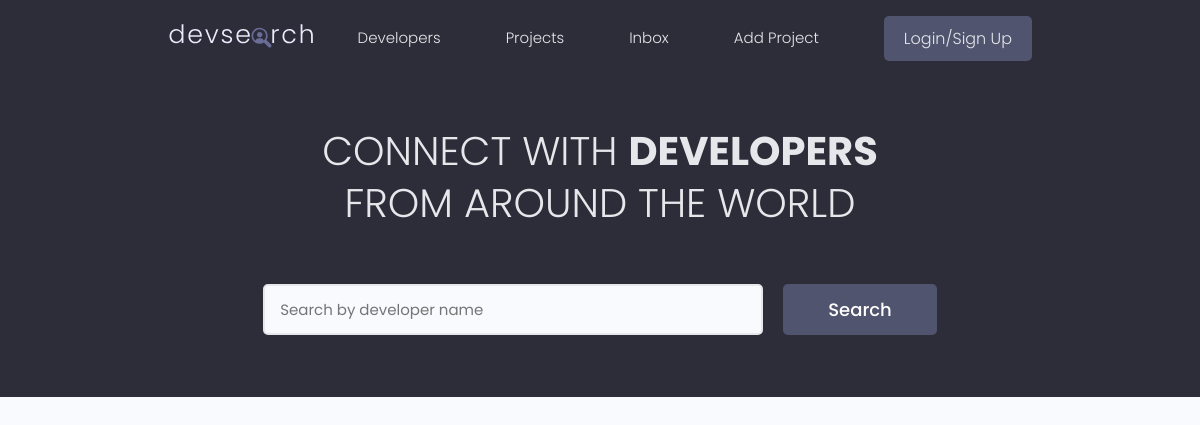
Before: / with the older database file.
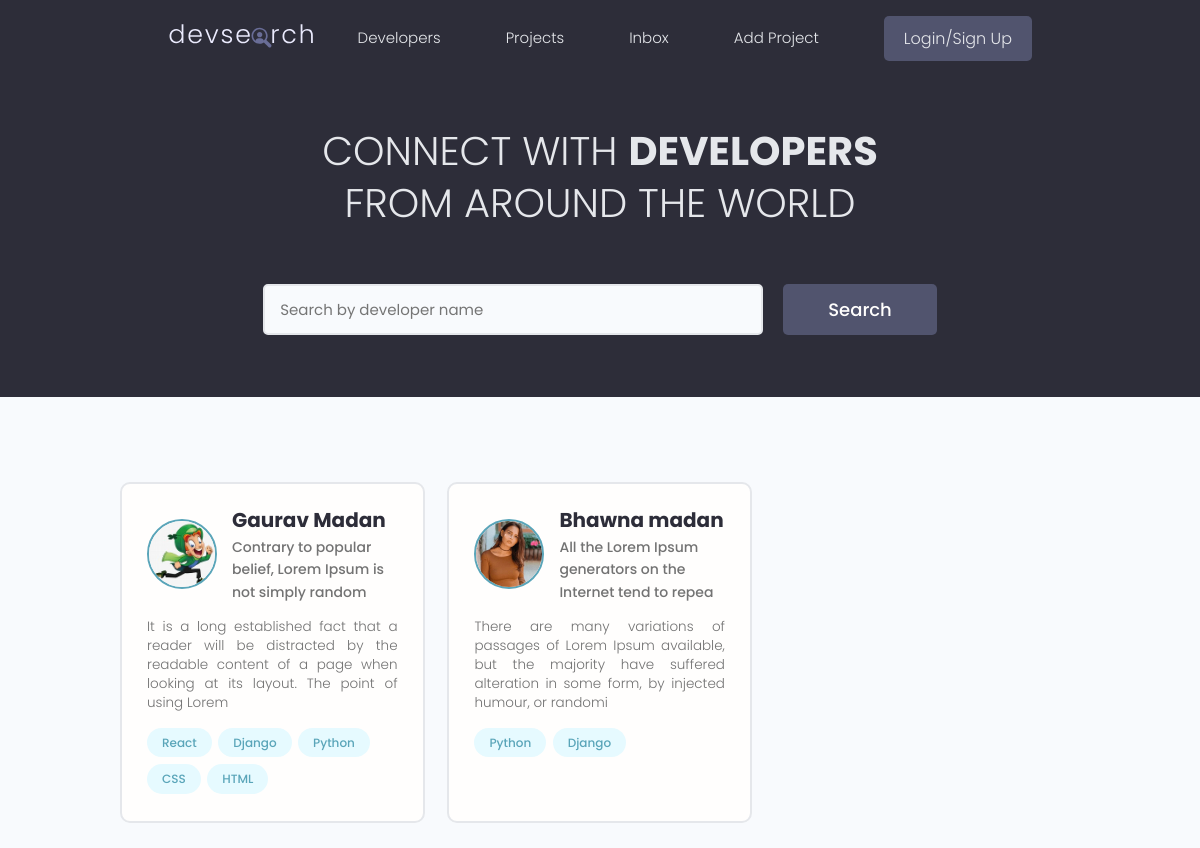
After: the same page with the newer database file.
### users/models.py (models this page shows, shortened)
class Profile(models.Model):
    user = models.OneToOneField(User, blank=True, null=True, on_delete=models.CASCADE)
    name = models.CharField(max_length=200, blank=True, null=True)
    email = models.EmailField(max_length=500, blank=True, null=True)
    username = models.CharField(max_length=200, blank=True, null=True)
    location = models.CharField(max_length=200, blank=True, null=True)
    short_intro = models.CharField(max_length=200, blank=True, null=True)
    bio = models.TextField(blank=True, null=True)
    profile_image = models.ImageField(blank=True, null=True, upload_to='profiles/', default='profiles/user-default.png')
    social_github = models.CharField(max_length=200, blank=True, null=True)
    social_linkedin = models.CharField(max_length=200, blank=True, null=True)
    social_youtube = models.CharField(max_length=200, blank=True, null=True)
    social_twitter = models.CharField(max_length=200, blank=True, null=True)
    created = models.DateTimeField(auto_now_add=True)
    id = models.UUIDField(default=uuid.uuid4, unique=True, primary_key=True, editable=False)

class Skill(models.Model):
    owner = models.ForeignKey(Profile, on_delete=models.CASCADE, null=True, blank=True)
    name = models.CharField(max_length=200, null=True, blank=True)
    description = models.TextField(null=True, blank=True)
    created = models.DateTimeField(auto_now_add=True)
    id = models.UUIDField(default=uuid.uuid4, unique=True, editable=False, primary_key=True)
    def __str__(self):
        return str(self.name)

### users/views.py (the view)
# urls.py: path('', views.profiles, name='profiles'),
def profiles(request):
    profile = Profile.objects.all()
    context = {'profile':profile}
    return render(request, 'users/profiles.html', context)

### users/templates/users/profiles.html (shortened to what this page needs)
{% extends 'main.html' %}
{% block content %}
<main class="home">
    <section class="hero-section text-center">
      <div class="container container--narrow">
        <div class="hero-section__box">
          <h2>CONNECT WITH <span>DEVELOPERS</span></h2>
          <h2>FROM AROUND THE WORLD</h2>
        </div>
        <div class="hero-section__search">
          <form class="form" action="#" method="get">
            <div class="form__field">
              <input class="input input--text" id="formInput#search" type="text" name="text"
                placeholder="Search by developer name" />
            </div>
            <input class="btn btn--sub btn--lg" type="submit" value="Search" />
          </form>
        </div>
      </div>
    </section>
    <section class="devlist">
      <div class="container">
        <div class="grid grid--three">
          {% for pers in profile %}
            <div class="column card">
                <div class="dev">
                <a href="{% url 'userprofile' pers.id %}" class="card__body">
                    <div class="dev__profile">
                    <img class="avatar avatar--md" src="{{ pers.profile_image.url }}" alt="image" />
                    <div class="dev__meta">
                        <h3>{{ pers.name }}</h3>
                        <h5>{{ pers.short_intro|slice:"60" }}</h5>
                    </div>
                    </div>
                    <p class="dev__info">{{ pers.bio|slice:"150" }}</p>
                    <div class="dev__skills">
                    {% for skill in pers.skill_set.all|slice:"5" %}
                    <span class="tag tag--pill tag--main">
                        <small>{{ skill }}</small>
                    </span>
                    {% endfor %}
                    </div>
                </a>
                </div>
            </div>
            {% endfor %}
        </div>
      </div>
    </section>
 </main>
{% endblock %}

Changed rows visible on the page:
added Profile: profile_image (picture), name "Gaurav Madan", short_intro "Contrary to popular belief, Lorem Ipsum is not simply random", bio "It is a long established fact that a reader will be distracted by the readable content of a page when looking at its layout. The point of using Lorem"
added Skill: name "React", shown under "Gaurav Madan"
added Skill: name "Django", shown under "Gaurav Madan"
added Skill: name "Python", shown under "Gaurav Madan"
added Skill: name "CSS", shown under "Gaurav Madan"
added Skill: name "HTML", shown under "Gaurav Madan"
added Profile: profile_image (picture), name "Bhawna madan", short_intro "All the Lorem Ipsum generators on the Internet tend to repea", bio "There are many variations of passages of Lorem Ipsum available, but the majority have suffered alteration in some form, by injected humour, or randomi"
added Skill: name "Python", shown under "Bhawna madan"
added Skill: name "Django", shown under "Bhawna madan"
